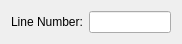
<?xml version="1.0" encoding="UTF-8"?>
<ui version="4.0">
 <class>GotoLineDialog</class>
 <widget class="QDialog" name="GotoLineDialog">
  <property name="geometry">
   <rect>
    <x>0</x>
    <y>0</y>
    <width>182</width>
    <height>40</height>
   </rect>
  </property>
  <property name="windowTitle">
   <string notr="true"/>
  </property>
  <property name="toolTip">
   <string notr="true"/>
  </property>
  <property name="statusTip">
   <string notr="true"/>
  </property>
  <property name="whatsThis">
   <string notr="true"/>
  </property>
  <property name="accessibleName">
   <string notr="true"/>
  </property>
  <property name="accessibleDescription">
   <string notr="true"/>
  </property>
  <property name="autoFillBackground">
   <bool>true</bool>
  </property>
  <property name="windowFilePath">
   <string notr="true"/>
  </property>
  <layout class="QGridLayout" name="gridLayout">
   <item row="0" column="0">
    <widget class="QLabel" name="line_lable">
     <property name="inputMethodHints">
      <set>Qt::ImhDigitsOnly</set>
     </property>
     <property name="text">
      <string>Line Number:</string>
     </property>
    </widget>
   </item>
   <item row="0" column="1">
    <widget class="QLineEdit" name="number_edit"/>
   </item>
  </layout>
 </widget>
 <resources/>
 <connections/>
</ui>
